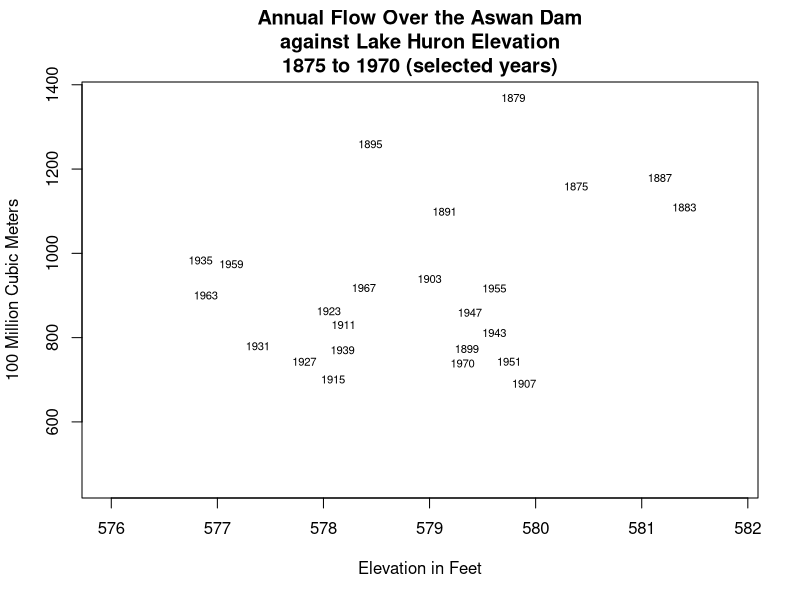

Recreate this plot in R.
snpt = window( 
  sunspot.year,  
  start=1875, 
  end=1970, 
  freq=1 
)
nile  = window( 
  Nile, 
  start=1875, 
  end=1970, 
  freq=1 
)
lkhu = window( 
  LakeHuron, 
  start=1875, 
  end=1970, 
  freq=1 
)
labels=1875
for ( i in seq( 1879, 1971, 4 ) ) labels=c( labels, rep( NA, 3 ), i )
labels=c( labels[ 1:95 ], 1970 )
labels[45]=NA

plot( 
  x=lkhu, 
  y=nile, 
  xy.labels=as.character( labels ), 
  xy.lines=FALSE, 
  cex=0.68, 
  main="Annual Flow Over the Aswan Dam\nagainst Lake Huron Elevation\n1875 to 1970 (selected years)", 
  xlab="Elevation in Feet", 
  ylab="100 Million Cubic Meters" 
)
